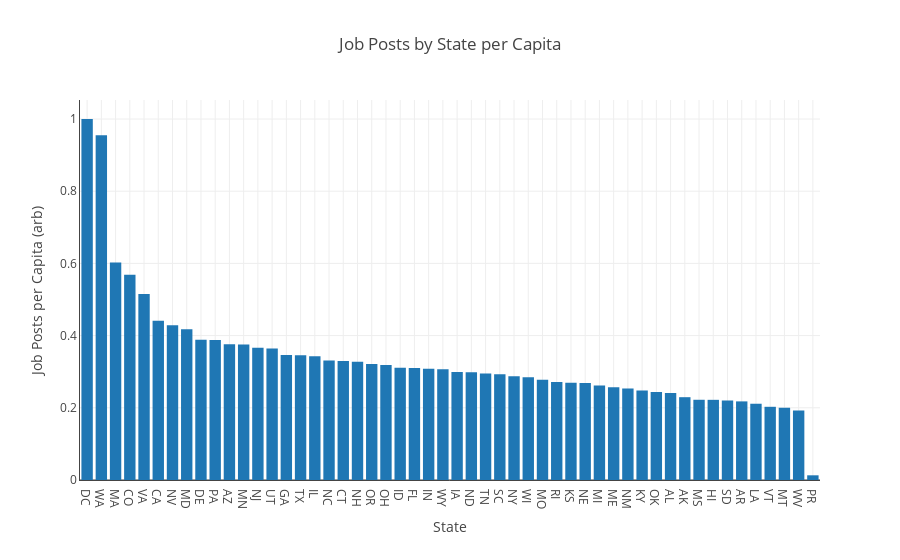

The notebook cell saved with this chart:
### Code cell
tot_state.sort_values('per_capita', ascending=False, inplace=True)

layout = go.Layout(title='Job Posts by State per Capita',
                   xaxis=dict(autorange=True, showgrid=True, zeroline=False, showline=True, showticklabels=True, title='State'),
                   yaxis=dict(autorange=True, showgrid=True, zeroline=True, showline=True, showticklabels=True, title='Job Posts per Capita (arb)'))

data = [go.Bar(x=tot_state.index, y=tot_state['per_capita'])]

fig = go.Figure(data=data, layout=layout)

py.plot(fig, filename='plots/posts_per_capita.html', auto_open=False)
py.iplot(fig)

### Figure 1 — Plotly figure (JSON) as saved in the notebook; plotly's stock layout.template omitted (floating-point values rounded to 4 significant figures)
{"data": [{"type": "bar", "uid": "5362118c-142c-480d-bbb5-2d80c5388770", "x": ["DC", "WA", "MA", "CO", "VA", "CA", "NV", "MD", "DE", "PA", "AZ", "MN", "NJ", "UT", "GA", "TX", "IL", "NC", "CT", "NH", "OR", "OH", "ID", "FL", "IN", "WY", "IA", "ND", "TN", "SC", "NY", "WI", "MO", "RI", "KS", "NE", "MI", "ME", "NM", "KY", "OK", "AL", "AK", "MS", "HI", "SD", "AR", "LA", "VT", "MT", "WV", "PR"], "y": [1, 0.9552, 0.6023, 0.5684, 0.5151, 0.4414, 0.4288, 0.4176, 0.3883, 0.3878, 0.3759, 0.3753, 0.3665, 0.3644, 0.3465, 0.3454, 0.3429, 0.3312, 0.3297, 0.3272, 0.3214, 0.3183, 0.3111, 0.31, 0.308, 0.3065, 0.2992, 0.2985, 0.2949, 0.2931, 0.2877, 0.2844, 0.2774, 0.2713, 0.2695, 0.2685, 0.2621, 0.2566, 0.2535, 0.248, 0.244, 0.2412, 0.2294, 0.2222, 0.2221, 0.2204, 0.2178, 0.2112, 0.2028, 0.2, 0.1927, 0.01298]}], "layout": {"title": {"text": "Job Posts by State per Capita"}, "xaxis": {"autorange": true, "showgrid": true, "showline": true, "showticklabels": true, "title": {"text": "State"}, "zeroline": false}, "yaxis": {"autorange": true, "showgrid": true, "showline": true, "showticklabels": true, "title": {"text": "Job Posts per Capita (arb)"}, "zeroline": true}}}
